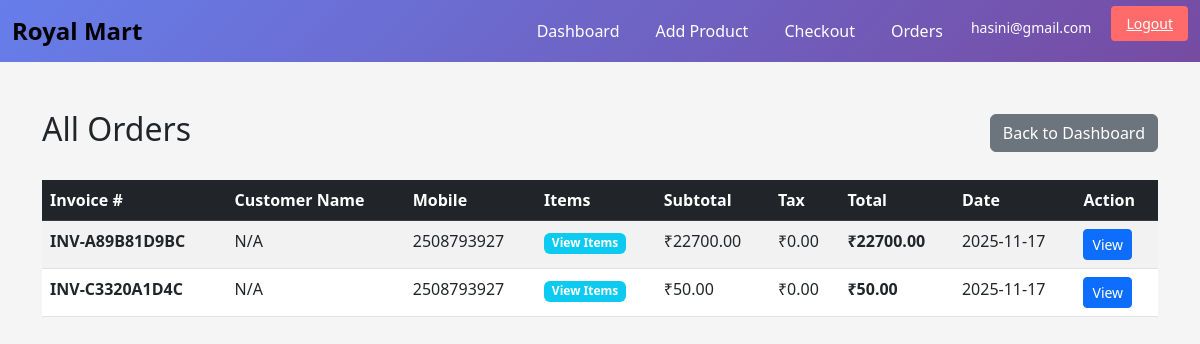
Page /orders (signed in) on the committed database.
### tables this page shows
CREATE TABLE invoices (
        id INTEGER PRIMARY KEY AUTOINCREMENT,
        admin_id INTEGER NOT NULL,
        invoice_number TEXT UNIQUE NOT NULL,
        user_id INTEGER NOT NULL,
        subtotal REAL NOT NULL,
        tax REAL NOT NULL,
        total REAL NOT NULL,
        created_at TIMESTAMP DEFAULT CURRENT_TIMESTAMP,
        FOREIGN KEY (user_id) REFERENCES users(id),
        FOREIGN KEY (admin_id) REFERENCES admins(id)
      );

CREATE TABLE users (
        id INTEGER PRIMARY KEY AUTOINCREMENT,
        mobile TEXT UNIQUE NOT NULL,
        name TEXT,
        created_at TIMESTAMP DEFAULT CURRENT_TIMESTAMP
      );

### app.py (the view)
@app.route("/orders")
def orders_list():
  if not require_admin():
    return redirect(url_for("login"))
  conn = get_db()
  admin_id = session.get("admin_id")
  invoices = conn.execute("""
    SELECT i.*, u.mobile, u.name as customer_name
    FROM invoices i
    JOIN users u ON u.id = i.user_id
    WHERE i.admin_id = ?
    ORDER BY i.created_at DESC
  """, (admin_id,)).fetchall()
  return render_template("orders.html", invoices=invoices)

### app.py (called while the page is built)
def require_admin():
  if not session.get("admin_id"):
    flash("Please log in as admin.")
    return False
  return True

### db.py (called while the page is built)
def get_db():
  conn = sqlite3.connect(DB_PATH)
  conn.row_factory = sqlite3.Row
  return conn

### templates/orders.html (shortened to what this page needs)
{% extends "base.html" %}
{% block content %}
<div class="d-flex justify-content-between align-items-center mb-4">
  <h2>All Orders</h2>
  <a href="/" class="btn btn-secondary">Back to Dashboard</a>
</div>
{% if invoices %}
  <div class="table-responsive">
    <table class="table table-striped table-hover">
      <thead class="table-dark">
        <tr>
          <th>Invoice #</th>
          <th>Customer Name</th>
          <th>Mobile</th>
          <th>Items</th>
          <th>Subtotal</th>
          <th>Tax</th>
          <th>Total</th>
          <th>Date</th>
          <th>Action</th>
        </tr>
      </thead>
      <tbody>
        {% for invoice in invoices %}
          <tr>
            <td><strong>{{ invoice.invoice_number }}</strong></td>
            <td>{{ invoice.customer_name or "N/A" }}</td>
            <td>{{ invoice.mobile }}</td>
            <td>
              {% set item_count = 0 %}
              <span class="badge bg-info">View Items</span>
            </td>
            <td>₹{{ "%.2f"|format(invoice.subtotal) }}</td>
            <td>₹{{ "%.2f"|format(invoice.tax) }}</td>
            <td><strong>₹{{ "%.2f"|format(invoice.total) }}</strong></td>
            <td>{{ invoice.created_at.split(' ')[0] if invoice.created_at else "N/A" }}</td>
            <td>
              <a href="/invoices/{{ invoice.id }}" class="btn btn-sm btn-primary">View</a>
            </td>
          </tr>
        {% endfor %}
      </tbody>
    </table>
  </div>
{% else %}
  <div class="alert alert-info">
    <h5>No Orders Yet</h5>
    <p>Start making sales! Go to <a href="/checkout">Checkout</a> to create an order.</p>
  </div>
{% endif %}
{% endblock %}

### templates/base.html (style rules this page uses)
body { background: #f5f5f5; }

### rows in the picture
invoices: invoice_number "INV-A89B81D9BC", name "N/A", mobile "2508793927", subtotal "22700.00", tax "0.00", total "22700.00", created_at "2025-11-17"
invoices: invoice_number "INV-C3320A1D4C", name "N/A", mobile "2508793927", subtotal "50.00", tax "0.00", total "50.00", created_at "2025-11-17"

### other values in the picture
{{ session.get('admin_email') }} "hasini@gmail.com"
